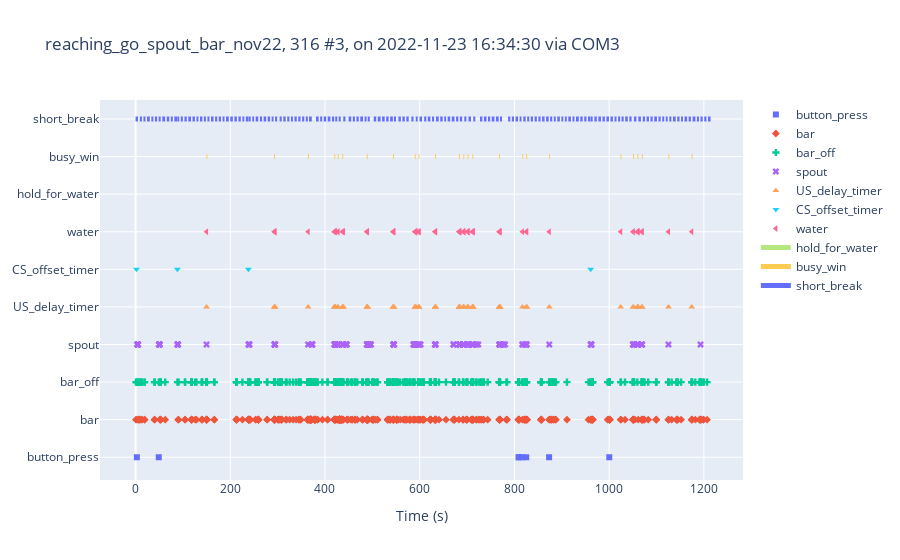

Here is the notebook cell this chart was saved with:
### Code cell
keys = [
        'button_press', 'bar', 'bar_off', 'spout', 'US_delay_timer', 'CS_offset_timer']
state_def = [{'name':'hold_for_water', 'onset':'hold_for_water', 'offset':'waiting_for_spout'},
             {'name': 'waiting_for_spout', 'onset': 'waiting_for_spout',
                 'offset': 'waiting_for_spout'},
        {'name':'busy_win', 'onset':'busy_win', 'offset':'short_break'},
        {'name':'short_break', 'onset':'short_break', 'offset':'wating_for_bar'}]

exp_cohort.sessions[0].plot_session(keys, state_def, 
        print_expr=dict(name='water', expr='.?water success'))

### Figure 1 — Plotly figure (JSON) as saved in the notebook; plotly's stock layout.template omitted (floating-point values rounded to 4 significant figures; data arrays with more than 128 entries replaced by an {"elided": "..."} marker saying what was removed)
{"data": [{"marker": {"symbol": "square"}, "mode": "markers", "name": "button_press", "type": "scatter", "x": [2.807, 49.0, 808.9, 809.4, 816.3, 824.9, 873.2, 1000.0], "y": ["button_press", "button_press", "button_press", "button_press", "button_press", "button_press", "button_press", "button_press"]}, {"marker": {"symbol": "diamond"}, "mode": "markers", "name": "bar", "type": "scatter", "x": {"elided": "484 float values"}, "y": {"elided": "484 str values"}}, {"marker": {"symbol": "cross"}, "mode": "markers", "name": "bar_off", "type": "scatter", "x": {"elided": "484 float values"}, "y": {"elided": "484 str values"}}, {"marker": {"symbol": "x"}, "mode": "markers", "name": "spout", "type": "scatter", "x": {"elided": "194 float values"}, "y": {"elided": "194 str values"}}, {"marker": {"symbol": "triangle-up"}, "mode": "markers", "name": "US_delay_timer", "type": "scatter", "x": [149.9, 292.8, 293.7, 294.1, 294.3, 364.4, 419.8, 420.4, 420.5, 420.8, 421.4, 421.7, 427.1, 427.5, 436.7, 438.2, 438.4, 438.6, 488.5, 488.9, 489.3, 489.5, 489.6, 543.7, 544.3, 544.8, 545.2, 545.3, 589.9, 590.4, 591.1, 591.5, 591.7, 591.7, 597.8, 597.9, 599.0, 632.6, 632.7, 633.3, 633.7, 683.0, 683.5, 683.9, 684.2, 684.7, 684.8, 692.4, 692.7, 693.0, 693.4, 701.2, 701.7, 701.9, 702.0, 711.3, 711.7, 712.0, 712.5, 712.6, 712.8, 767.8, 768.3, 768.7, 769.0, 769.4, 769.7, 816.9, 825.1, 825.5, 826.1, 873.6, 1024.0, 1051.0, 1051.0, 1060.0, 1060.0, 1060.0, 1061.0, 1061.0, 1069.0, 1069.0, 1070.0, 1125.0, 1174.0], "y": ["US_delay_timer", "US_delay_timer", "US_delay_timer", "US_delay_timer", "US_delay_timer", "US_delay_timer", "US_delay_timer", "US_delay_timer", "US_delay_timer", "US_delay_timer", "US_delay_timer", "US_delay_timer", "US_delay_timer", "US_delay_timer", "US_delay_timer", "US_delay_timer", "US_delay_timer", "US_delay_timer", "US_delay_timer", "US_delay_timer", "US_delay_timer", "US_delay_timer", "US_delay_timer", "US_delay_timer", "US_delay_timer", "US_delay_timer", "US_delay_timer", "US_delay_timer", "US_delay_timer", "US_delay_timer", "US_delay_timer", "US_delay_timer", "US_delay_timer", "US_delay_timer", "US_delay_timer", "US_delay_timer", "US_delay_timer", "US_delay_timer", "US_delay_timer", "US_delay_timer", "US_delay_timer", "US_delay_timer", "US_delay_timer", "US_delay_timer", "US_delay_timer", "US_delay_timer", "US_delay_timer", "US_delay_timer", "US_delay_timer", "US_delay_timer", "US_delay_timer", "US_delay_timer", "US_delay_timer", "US_delay_timer", "US_delay_timer", "US_delay_timer", "US_delay_timer", "US_delay_timer", "US_delay_timer", "US_delay_timer", "US_delay_timer", "US_delay_timer", "US_delay_timer", "US_delay_timer", "US_delay_timer", "US_delay_timer", "US_delay_timer", "US_delay_timer", "US_delay_timer", "US_delay_timer", "US_delay_timer", "US_delay_timer", "US_delay_timer", "US_delay_timer", "US_delay_timer", "US_delay_timer", "US_delay_timer", "US_delay_timer", "US_delay_timer", "US_delay_timer", "US_delay_timer", "US_delay_timer", "US_delay_timer", "US_delay_timer", "US_delay_timer"]}, {"marker": {"symbol": "triangle-down"}, "mode": "markers", "name": "CS_offset_timer", "type": "scatter", "x": [2, 88.28, 238.3, 961.0], "y": ["CS_offset_timer", "CS_offset_timer", "CS_offset_timer", "CS_offset_timer"]}, {"marker": {"symbol": "triangle-left"}, "mode": "markers", "name": "water", "type": "scatter", "x": [149.9, 292.8, 293.7, 294.1, 294.3, 364.4, 419.8, 420.4, 420.5, 420.8, 421.4, 421.7, 427.1, 427.5, 436.7, 438.2, 438.4, 438.6, 488.5, 488.9, 489.3, 489.5, 489.6, 543.7, 544.3, 544.8, 545.2, 545.3, 589.9, 590.4, 591.1, 591.5, 591.7, 591.7, 597.8, 597.9, 599.0, 632.6, 632.7, 633.3, 633.7, 683.0, 683.5, 683.9, 684.2, 684.7, 684.8, 692.4, 692.7, 693.0, 693.4, 701.2, 701.7, 701.9, 702.0, 711.3, 711.7, 712.0, 712.5, 712.6, 712.8, 767.8, 768.3, 768.7, 769.0, 769.4, 769.7, 816.9, 825.1, 825.5, 826.1, 873.6, 1024.0, 1051.0, 1051.0, 1060.0, 1060.0, 1060.0, 1061.0, 1061.0, 1069.0, 1069.0, 1070.0, 1125.0, 1174.0], "y": ["water", "water", "water", "water", "water", "water", "water", "water", "water", "water", "water", "water", "water", "water", "water", "water", "water", "water", "water", "water", "water", "water", "water", "water", "water", "water", "water", "water", "water", "water", "water", "water", "water", "water", "water", "water", "water", "water", "water", "water", "water", "water", "water", "water", "water", "water", "water", "water", "water", "water", "water", "water", "water", "water", "water", "water", "water", "water", "water", "water", "water", "water", "water", "water", "water", "water", "water", "water", "water", "water", "water", "water", "water", "water", "water", "water", "water", "water", "water", "water", "water", "water", "water", "water", "water"]}, {"line": {"width": 5}, "mode": "lines", "name": "hold_for_water", "type": "scatter", "x": {"elided": "435 float values"}, "y": {"elided": "435 str values"}}, {"line": {"width": 5}, "mode": "lines", "name": "waiting_for_spout", "type": "scatter", "x": [], "y": []}, {"line": {"width": 5}, "mode": "lines", "name": "busy_win", "type": "scatter", "x": [149.7, 151.7, null, 292.6, 294.6, null, 364.2, 366.2, null, 419.6, 421.7, null, 426.9, 428.9, null, 436.5, 438.5, null, 488.3, 490.3, null, 543.5, 545.5, null, 589.7, 591.7, null, 597.6, 599.6, null, 632.4, 634.4, null, 682.8, 684.8, null, 692.2, 694.2, null, 701.0, 703.0, null, 711.1, 713.1, null, 767.6, 769.6, null, 816.7, 818.7, null, 824.9, 826.9, null, 873.4, 875.4, null, 1024.0, 1026.0, null, 1050.0, 1052.0, null, 1060.0, 1062.0, null, 1069.0, 1071.0, null, 1125.0, 1127.0, null, 1174.0, 1176.0, null], "y": ["busy_win", "busy_win", "busy_win", "busy_win", "busy_win", "busy_win", "busy_win", "busy_win", "busy_win", "busy_win", "busy_win", "busy_win", "busy_win", "busy_win", "busy_win", "busy_win", "busy_win", "busy_win", "busy_win", "busy_win", "busy_win", "busy_win", "busy_win", "busy_win", "busy_win", "busy_win", "busy_win", "busy_win", "busy_win", "busy_win", "busy_win", "busy_win", "busy_win", "busy_win", "busy_win", "busy_win", "busy_win", "busy_win", "busy_win", "busy_win", "busy_win", "busy_win", "busy_win", "busy_win", "busy_win", "busy_win", "busy_win", "busy_win", "busy_win", "busy_win", "busy_win", "busy_win", "busy_win", "busy_win", "busy_win", "busy_win", "busy_win", "busy_win", "busy_win", "busy_win", "busy_win", "busy_win", "busy_win", "busy_win", "busy_win", "busy_win", "busy_win", "busy_win", "busy_win", "busy_win", "busy_win", "busy_win", "busy_win", "busy_win", "busy_win"]}, {"line": {"width": 5}, "mode": "lines", "name": "short_break", "type": "scatter", "x": {"elided": "435 float values"}, "y": {"elided": "435 str values"}}], "layout": {"title": {"text": "reaching_go_spout_bar_nov22, 316 #3, on 2022-11-23 16:34:30 via COM3"}, "xaxis": {"title": {"text": "Time (s)"}}, "yaxis": {"fixedrange": true}}}
